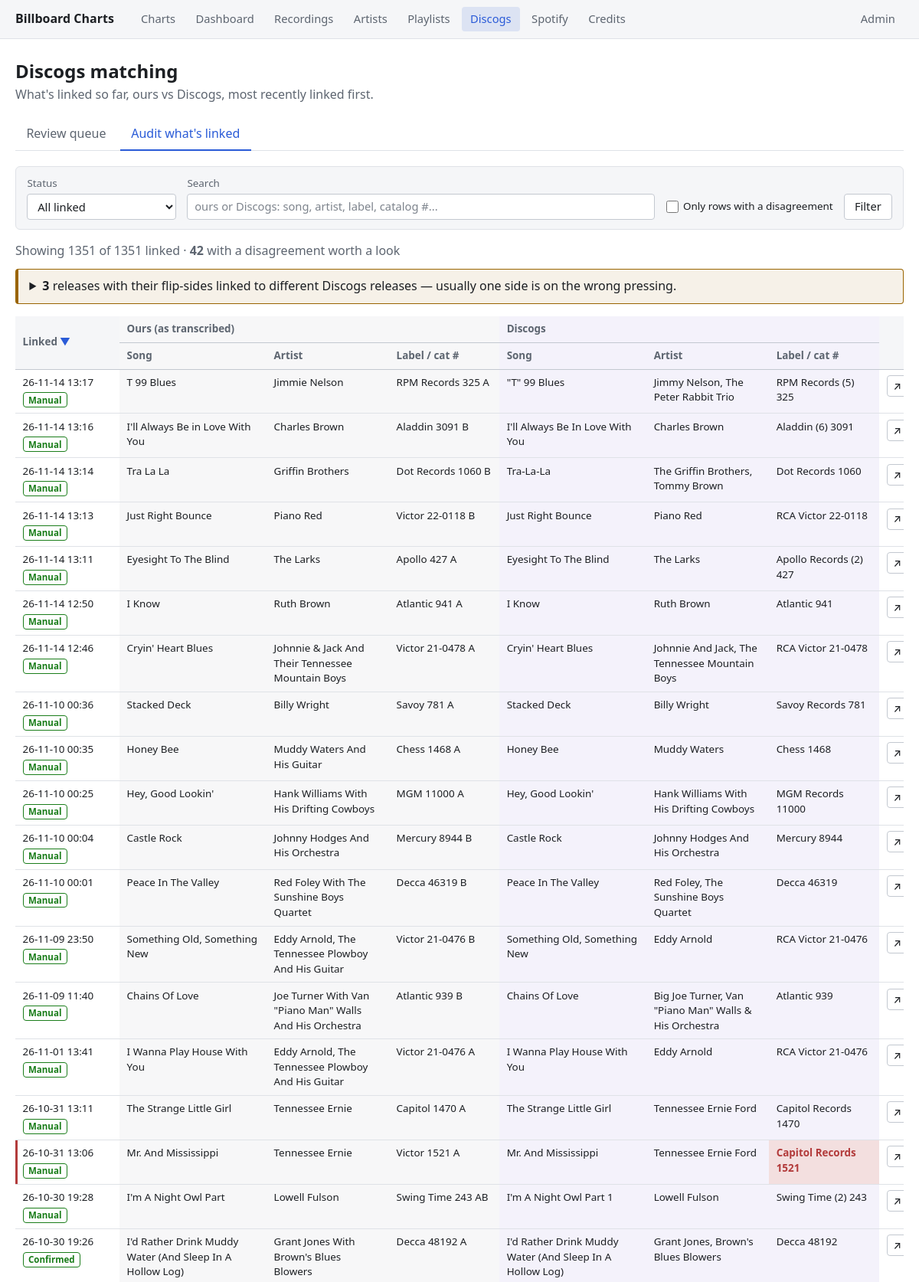
/discogs/audit/ (upper part), run on the app's committed database.
### charts/models.py (models this page shows, shortened)
class DiscogsReferenceMixin:
    @property
    def reference_type(self):
        if self.discogs_release_id:
            return "Release"
        if self.discogs_master_id:
            return "Master"
        return ""
    @property
    def reference_id(self):
        return self.discogs_release_id or self.discogs_master_id
    @property
    def discogs_url(self):
        return discogs_url_for(self.discogs_release_id, self.discogs_master_id)

class DiscogsMatch(DiscogsReferenceMixin, models.Model):
    UNMATCHED = "unmatched"    # never looked up
    SUGGESTED = "suggested"    # candidates fetched, waiting on a human to decide
    CONFIRMED = "confirmed"    # a human picked one of the suggested candidates
    MANUAL = "manual"          # a human typed/pasted a Discogs ID directly
    NO_MATCH = "no_match"      # searched, Discogs returned nothing plausible
    REJECTED = "rejected"      # a human looked at the candidates and said none of them are it
    STATUS_CHOICES = [
        (UNMATCHED, "Not looked up yet"),
        (SUGGESTED, "Suggested -- needs review"),
        (CONFIRMED, "Confirmed"),
        (MANUAL, "Manually entered"),
        (NO_MATCH, "No match found on Discogs"),
        (REJECTED, "Rejected -- none of the suggestions fit"),
    ]
    SETTLED_STATUSES = [CONFIRMED, MANUAL, NO_MATCH, REJECTED]
    EXACT = "exact"      # label AND catalog number both matched (normalized)
    STRONG = "strong"    # catalog number matched exactly, label didn't
    WEAK = "weak"        # only found via the title/artist fallback search
    CONFIDENCE_CHOICES = [(EXACT, "Exact"), (STRONG, "Strong"), (WEAK, "Weak")]
    recording = models.OneToOneField(Recording, on_delete=models.CASCADE, related_name="discogs")
    status = models.CharField(max_length=12, choices=STATUS_CHOICES, default=UNMATCHED)
    confidence = models.CharField(max_length=6, choices=CONFIDENCE_CHOICES, blank=True)
    discogs_release_id = models.PositiveIntegerField(null=True, blank=True)
    discogs_master_id = models.PositiveIntegerField(null=True, blank=True)
    matched_title = models.CharField(max_length=300, blank=True)
    matched_artist = models.CharField(max_length=300, blank=True)
    matched_track_title = models.CharField(max_length=300, blank=True)
    matched_track_artist = models.CharField(max_length=300, blank=True)
    matched_label = models.CharField(max_length=200, blank=True)
    matched_catalog_number = models.CharField(max_length=100, blank=True)
    matched_year = models.PositiveSmallIntegerField(null=True, blank=True)
    matched_country = models.CharField(max_length=100, blank=True)
    matched_format = models.CharField(max_length=200, blank=True)
    genres = models.JSONField(default=list, blank=True)
    styles = models.JSONField(default=list, blank=True)
    songwriters = models.CharField(max_length=500, blank=True)
    producers = models.CharField(max_length=500, blank=True)
    raw_data = models.JSONField(null=True, blank=True)
    note = models.CharField(max_length=500, blank=True)
    searched_at = models.DateTimeField(null=True, blank=True)   # last time candidates were fetched
    linked_at = models.DateTimeField(null=True, blank=True)
    updated_at = models.DateTimeField(auto_now=True)
    class Meta:
        verbose_name_plural = "Discogs matches"
        indexes = [models.Index(fields=["status"])]
    @classmethod
    def needs_detail_q(cls):
        return models.Q(
            status__in=[cls.CONFIRMED, cls.MANUAL],
            raw_data__isnull=True,
            discogs_release_id__isnull=False,
        )
    @property
    def has_track_detail(self):
        return bool(self.matched_track_title or self.matched_track_artist)
    @property
    def display_title(self):
        return self.matched_track_title or self.matched_title
    @property
    def display_artist(self):
        return self.matched_track_artist or self.matched_artist

class Recording(models.Model):
    label = models.ForeignKey(Label, on_delete=models.PROTECT, related_name="recordings")
    catalog_number = models.CharField(max_length=30)  # CharField: numbers like "20-2700" aren't integers
    side = models.CharField(max_length=4, blank=True)
    song = models.ForeignKey(Song, on_delete=models.PROTECT, related_name="recordings")
    credit_text = models.CharField(max_length=300)
    reissue_of = models.ForeignKey(
        "self", null=True, blank=True, on_delete=models.SET_NULL, related_name="reissues"
    )
    class Meta:
        constraints = [
            models.UniqueConstraint(
                fields=["label", "catalog_number", "side"], name="unique_label_catalog_side"
            )
        ]
    @property
    def catalog_display(self):
        return format_catalog(self.label.name, self.catalog_number, self.side)

class Song(models.Model):
    title = models.CharField(max_length=300)
    def __str__(self):
        return self.title

class Label(models.Model):
    name = models.CharField(max_length=100, unique=True)

### charts/views.py (the view)
# urls.py: path("discogs/audit/", views.discogs_audit, name="discogs_audit"),
def discogs_audit(request):
    status = request.GET.get("status", "all")
    q = request.GET.get("q", "").strip()
    only_mismatches = request.GET.get("mismatches") == "1"
    sort = request.GET.get("sort", "linked")
    direction = request.GET.get("dir", "desc")
    if sort not in DISCOGS_AUDIT_SORTS:
        sort = "linked"
    matches = (
        DiscogsMatch.objects
        .filter(status__in=[DiscogsMatch.CONFIRMED, DiscogsMatch.MANUAL])
        .select_related("recording", "recording__song", "recording__label")
    )
    if status in (DiscogsMatch.CONFIRMED, DiscogsMatch.MANUAL):
        matches = matches.filter(status=status)
    if q:
        matches = matches.filter(search_lib.recording_text_q(
            q, prefix="recording__", extra_fields=("matched_track_title", "matched_track_artist"),
        ))
    order_field, _ = DISCOGS_AUDIT_SORTS[sort]
    if direction == "desc":
        order_field = "-" + order_field
    matches = matches.order_by(order_field, "recording__song__title")
    rows = []
    for match in matches:
        recording = match.recording
        catalog_ok = discogs_api.catalog_numbers_agree(
            recording.catalog_number, match.matched_catalog_number
        )
        label_ok = discogs_api.labels_agree(recording.label.name, match.matched_label)
        song_ok = discogs_api.loose_text_match(recording.song.title, match.display_title)
        artist_ok = discogs_api.loose_text_match(recording.credit_text, match.display_artist)
        flags = {
            "catalog": catalog_ok, "label": label_ok,
            "song": song_ok, "artist": artist_ok,
        }
        has_mismatch = not all(flags.values())
        if only_mismatches and not has_mismatch:
            continue
        rows.append({"match": match, "recording": recording, "flags": flags, "has_mismatch": has_mismatch})
    mismatch_count = sum(1 for r in rows if r["has_mismatch"])
    paginator = Paginator(rows, 50)
    page = paginator.get_page(request.GET.get("page"))
    columns = {}
    for key, (_, label) in DISCOGS_AUDIT_SORTS.items():
        is_active = key == sort
        next_dir = "desc" if (is_active and direction == "asc") else "asc"
        params = {
            "status": status if status != "all" else "", "q": q,
            "mismatches": "1" if only_mismatches else "",
            "sort": key, "dir": next_dir,
        }
        columns[key] = {
            "label": label,
            "href": "?" + urlencode({k: v for k, v in params.items() if v}),
            "is_active": is_active,
            "arrow": ("▲" if direction == "asc" else "▼") if is_active else "",
        }
    context = {
        "page": page,
        "columns": columns,
        "status": status,
        "q": q,
        "sort": sort,
        "dir": direction,
        "only_mismatches": only_mismatches,
        "total_linked": DiscogsMatch.objects.filter(
            status__in=[DiscogsMatch.CONFIRMED, DiscogsMatch.MANUAL]
        ).count(),
        "shown_count": len(rows),
        "mismatch_count": mismatch_count,
        "needs_detail_count": DiscogsMatch.objects.filter(DiscogsMatch.needs_detail_q()).count(),
        "split_releases": discogs_workflow.flip_sides_on_different_releases(),
        "base_querystring": urlencode({k: v for k, v in {
            "status": status if status != "all" else "", "q": q,
            "mismatches": "1" if only_mismatches else "",
            "sort": sort, "dir": direction,
        }.items() if v}),
    }
    return render(request, "charts/discogs_audit.html", context)

### charts/discogs.py (called while the page is built)
def normalize_catalog_number(value):
    return re.sub(r"[^A-Z0-9]", "", (value or "").upper())

def normalize_label(value):
    text = (value or "").lower()
    text = re.sub(r"\s*\(\d+\)", "", text)                  # "cadet (2)" -> "cadet"
    text = re.sub(r"[^a-z0-9 ]", "", text).strip()
    text = re.sub(r"\s+(records|recordings|record)$", "", text)
    return re.sub(r"\s+", "", text)

def catalog_numbers_agree(ours, theirs):
    a, b = normalize_catalog_number(ours), normalize_catalog_number(theirs)
    if not a or not b:
        return True   # nothing to compare against isn't a disagreement
    if a == b:
        return True
    digits_a = max(re.findall(r"\d+", a) or [""], key=len)
    digits_b = max(re.findall(r"\d+", b) or [""], key=len)
    if not digits_a or not digits_b:
        return False
    return int(digits_a) == int(digits_b)   # int() drops leading-zero padding

def labels_agree(ours, theirs):
    a, b = normalize_label(ours), normalize_label(theirs)
    if not a or not b:
        return True
    return a == b or a.endswith(b) or b.endswith(a) or a.startswith(b) or b.startswith(a)

def loose_text_match(ours, theirs, threshold=0.5):
    if not (ours or "").strip() or not (theirs or "").strip():
        return True  # nothing cached to compare against isn't a disagreement
    flat_a = re.sub(r"[^a-z0-9]", "", ours.lower())
    flat_b = re.sub(r"[^a-z0-9]", "", theirs.lower())
    if flat_a and flat_b and (flat_a in flat_b or flat_b in flat_a):
        return True
    words_a = set(re.findall(r"[a-z0-9]+", ours.lower()))
    words_b = set(re.findall(r"[a-z0-9]+", theirs.lower()))
    if not words_a or not words_b:
        return True
    shorter = words_a if len(words_a) <= len(words_b) else words_b
    return len(words_a & words_b) / len(shorter) >= threshold

### charts/models.py (called while the page is built)
def format_catalog(label_name, catalog_number, side):
    parts = [label_name, catalog_number]
    if side:
        parts.append(side)
    return " ".join(parts)

def discogs_url_for(release_id, master_id):
    if release_id:
        return f"https://www.discogs.com/release/{release_id}"
    if master_id:
        return f"https://www.discogs.com/master/{master_id}"
    return ""

### charts/templates/charts/discogs_audit.html (shortened to what this page needs)
{% extends "charts/base.html" %}
{% block content %}
    <div class="page-header">
        <div>
            <h1>Discogs matching</h1>
            <p class="subtitle">What's linked so far, ours vs Discogs, most recently linked first.</p>
        </div>
    </div>
    {% include "charts/_discogs_tabs.html" with active="audit" %}
    <form class="filter-bar" method="get" action="{% url 'charts:discogs_audit' %}">
        <label>
            Status
            <select name="status" onchange="this.form.submit()">
                <option value="all" {% if status == "all" %}selected{% endif %}>All linked</option>
            </select>
        </label>
        <label class="search-label">
            Search
            <input type="search" name="q" value="{{ q }}" placeholder="ours or Discogs: song, artist, label, catalog #...">
        </label>
        <label class="check">
            <input type="checkbox" name="mismatches" value="1" {% if only_mismatches %}checked{% endif %} onchange="this.form.submit()">
            Only rows with a disagreement
        </label>
        <button type="submit">Filter</button>
    </form>
    <p class="summary">
        Showing {{ shown_count }} of {{ total_linked }} linked
        &middot; <strong>{{ mismatch_count }}</strong> with a disagreement worth a look
    </p>
    {% if split_releases %}
    <details class="alert alert-warning">
        <summary>
            <strong>{{ split_releases|length }}</strong>
            release{{ split_releases|length|pluralize }} with {{ split_releases|length|pluralize:"its,their" }}
            flip-sides linked to different Discogs releases &mdash; usually one side is on the wrong pressing.
        </summary>
    </details>
    {% endif %}
    <div class="table-wrap">
    <table class="audit-table dense-table">
        <colgroup>
            <col style="width: 8.5rem;">
            <col style="width: 12rem;"><col style="width: 10rem;"><col style="width: 9rem;">
            <col style="width: 12rem;"><col style="width: 10rem;"><col style="width: 9rem;">
            <col style="width: 6.25rem;">
        </colgroup>
        <thead>
            <tr>
                <th rowspan="2"><a class="sort-link" href="{{ columns.linked.href }}">Linked<span class="sort-arrow">{{ columns.linked.arrow }}</span></a></th>
                <th colspan="3" class="side-ours">Ours (as transcribed)</th>
                <th colspan="3" class="side-theirs">Discogs</th>
                <th rowspan="2"></th>
            </tr>
            <tr>
                <th class="side-ours"><a class="sort-link" href="{{ columns.song.href }}">Song</a></th>
                <th class="side-ours"><a class="sort-link" href="{{ columns.artist.href }}">Artist</a></th>
                <th class="side-ours"><a class="sort-link" href="{{ columns.catalog.href }}">Label / cat #</a></th>
                <th class="side-theirs">Song</th>
                <th class="side-theirs">Artist</th>
                <th class="side-theirs">Label / cat #</th>
            </tr>
        </thead>
        <tbody>
            {% for row in page %}
            <tr class="{% if row.has_mismatch %}has-mismatch{% endif %}">
                <td class="linked-at">
                    {{ row.match.linked_at|date:"y-m-d H:i" }}<br>
                    <span class="status-badge status-{{ row.match.status }}">{% if row.match.status == "manual" %}Manual{% else %}{{ row.match.get_status_display }}{% endif %}</span>
                </td>
                <td class="wrap side-ours">{{ row.recording.song.title }}</td>
                <td class="wrap side-ours">{{ row.recording.credit_text }}</td>
                <td class="wrap side-ours">{{ row.recording.catalog_display }}</td>
                <td class="wrap side-theirs {% if not row.flags.song %}mismatch{% endif %} {% if not row.match.has_track_detail %}release-level{% endif %}">
                    {{ row.match.display_title|default:"—" }}
                </td>
                <td class="wrap side-theirs {% if not row.flags.artist %}mismatch{% endif %} {% if not row.match.has_track_detail %}release-level{% endif %}">
                    {{ row.match.display_artist|default:"—" }}
                </td>
                <td class="wrap side-theirs {% if not row.flags.label or not row.flags.catalog %}mismatch{% endif %}">
                    {{ row.match.matched_label|default:"—" }} {{ row.match.matched_catalog_number }}
                </td>
                <td class="audit-actions">
                    <a class="btn btn-sm btn-icon" href="{{ row.match.discogs_url }}" target="_blank" rel="noopener"
                       title="Open {{ row.match.reference_type }} {{ row.match.reference_id }} on discogs.com" aria-label="Open on Discogs">&nearr;</a>
                </td>
            </tr>
            {% empty %}
            <tr><td colspan="8" class="empty-row">Nothing linked matches these filters.</td></tr>
            {% endfor %}
        </tbody>
    </table>
    </div>
{% endblock %}

### data on the page
DiscogsMatch: match.linked_at "26-11-14 13:17", status "Manual", recording.song "T 99 Blues", recording.credit_text "Jimmie Nelson", recording.catalog_display "RPM Records 325 A", match.display_title "\"T\" 99 Blues", match.display_artist "Jimmy Nelson, The Peter Rabbit Trio", match.matched_label "RPM Records (5)", match.matched_catalog_number "325"
DiscogsMatch: match.linked_at "26-11-14 13:16", status "Manual", recording.song "I'll Always Be in Love With You", recording.credit_text "Charles Brown", recording.catalog_display "Aladdin 3091 B", match.display_title "I'll Always Be In Love With You", match.display_artist "Charles Brown", match.matched_label "Aladdin (6)", match.matched_catalog_number "3091"
DiscogsMatch: match.linked_at "26-11-14 13:14", status "Manual", recording.song "Tra La La", recording.credit_text "Griffin Brothers", recording.catalog_display "Dot Records 1060 B", match.display_title "Tra-La-La", match.display_artist "The Griffin Brothers, Tommy Brown", match.matched_label "Dot Records", match.matched_catalog_number "1060"
DiscogsMatch: match.linked_at "26-11-14 13:13", status "Manual", recording.song "Just Right Bounce", recording.credit_text "Piano Red", recording.catalog_display "Victor 22-0118 B", match.display_title "Just Right Bounce", match.display_artist "Piano Red", match.matched_label "RCA Victor", match.matched_catalog_number "22-0118"
DiscogsMatch: match.linked_at "26-11-14 13:11", status "Manual", recording.song "Eyesight To The Blind", recording.credit_text "The Larks", recording.catalog_display "Apollo 427 A", match.display_title "Eyesight To The Blind", match.display_artist "The Larks", match.matched_label "Apollo Records (2)", match.matched_catalog_number "427"
DiscogsMatch: match.linked_at "26-11-14 12:50", status "Manual", recording.song "I Know", recording.credit_text "Ruth Brown", recording.catalog_display "Atlantic 941 A", match.display_title "I Know", match.display_artist "Ruth Brown", match.matched_label "Atlantic", match.matched_catalog_number "941"
DiscogsMatch: match.linked_at "26-11-14 12:46", status "Manual", recording.song "Cryin' Heart Blues", recording.credit_text "Johnnie & Jack And Their Tennessee Mountain Boys", recording.catalog_display "Victor 21-0478 A", match.display_title "Cryin' Heart Blues", match.display_artist "Johnnie And Jack, The Tennessee Mountain Boys", match.matched_label "RCA Victor", match.matched_catalog_number "21-0478"
DiscogsMatch: match.linked_at "26-11-10 00:36", status "Manual", recording.song "Stacked Deck", recording.credit_text "Billy Wright", recording.catalog_display "Savoy 781 A", match.display_title "Stacked Deck", match.display_artist "Billy Wright", match.matched_label "Savoy Records", match.matched_catalog_number "781"
DiscogsMatch: match.linked_at "26-11-10 00:35", status "Manual", recording.song "Honey Bee", recording.credit_text "Muddy Waters And His Guitar", recording.catalog_display "Chess 1468 A", match.display_title "Honey Bee", match.display_artist "Muddy Waters", match.matched_label "Chess", match.matched_catalog_number "1468"
DiscogsMatch: match.linked_at "26-11-10 00:25", status "Manual", recording.song "Hey, Good Lookin'", recording.credit_text "Hank Williams With His Drifting Cowboys", recording.catalog_display "MGM 11000 A", match.display_title "Hey, Good Lookin'", match.display_artist "Hank Williams With His Drifting Cowboys", match.matched_label "MGM Records", match.matched_catalog_number "11000"
DiscogsMatch: match.linked_at "26-11-10 00:04", status "Manual", recording.song "Castle Rock", recording.credit_text "Johnny Hodges And His Orchestra", recording.catalog_display "Mercury 8944 B", match.display_title "Castle Rock", match.display_artist "Johnny Hodges And His Orchestra", match.matched_label "Mercury", match.matched_catalog_number "8944"
DiscogsMatch: match.linked_at "26-11-10 00:01", status "Manual", recording.song "Peace In The Valley", recording.credit_text "Red Foley With The Sunshine Boys Quartet", recording.catalog_display "Decca 46319 B", match.display_title "Peace In The Valley", match.display_artist "Red Foley, The Sunshine Boys Quartet", match.matched_label "Decca", match.matched_catalog_number "46319"
DiscogsMatch: match.linked_at "26-11-09 23:50", status "Manual", recording.song "Something Old, Something New", recording.credit_text "Eddy Arnold, The Tennessee Plowboy And His Guitar", recording.catalog_display "Victor 21-0476 B", match.display_title "Something Old, Something New", match.display_artist "Eddy Arnold", match.matched_label "RCA Victor", match.matched_catalog_number "21-0476"
DiscogsMatch: match.linked_at "26-11-09 11:40", status "Manual", recording.song "Chains Of Love", recording.credit_text "Joe Turner With Van \"Piano Man\" Walls And His Orchestra", recording.catalog_display "Atlantic 939 B", match.display_title "Chains Of Love", match.display_artist "Big Joe Turner, Van \"Piano Man\" Walls & His Orchestra", match.matched_label "Atlantic", match.matched_catalog_number "939"
DiscogsMatch: match.linked_at "26-11-01 13:41", status "Manual", recording.song "I Wanna Play House With You", recording.credit_text "Eddy Arnold, The Tennessee Plowboy And His Guitar", recording.catalog_display "Victor 21-0476 A", match.display_title "I Wanna Play House With You", match.display_artist "Eddy Arnold", match.matched_label "RCA Victor", match.matched_catalog_number "21-0476"
DiscogsMatch: match.linked_at "26-10-31 13:11", status "Manual", recording.song "The Strange Little Girl", recording.credit_text "Tennessee Ernie", recording.catalog_display "Capitol 1470 A", match.display_title "The Strange Little Girl", match.display_artist "Tennessee Ernie Ford", match.matched_label "Capitol Records", match.matched_catalog_number "1470"
DiscogsMatch: match.linked_at "26-10-31 13:06", status "Manual", recording.song "Mr. And Mississippi", recording.credit_text "Tennessee Ernie", recording.catalog_display "Victor 1521 A", match.display_title "Mr. And Mississippi", match.display_artist "Tennessee Ernie Ford", match.matched_label "Capitol Records", match.matched_catalog_number "1521"
DiscogsMatch: match.linked_at "26-10-30 19:28", status "Manual", recording.song "I'm A Night Owl Part", recording.credit_text "Lowell Fulson", recording.catalog_display "Swing Time 243 AB", match.display_title "I'm A Night Owl Part 1", match.display_artist "Lowell Fulson", match.matched_label "Swing Time (2)", match.matched_catalog_number "243"
DiscogsMatch: match.linked_at "26-10-30 19:26", match.status "Confirmed", recording.song "I'd Rather Drink Muddy Water (And Sleep In A Hollow Log)", recording.credit_text "Grant Jones With Brown's Blues Blowers", recording.catalog_display "Decca 48192 A", match.display_title "I'd Rather Drink Muddy Water (And Sleep In A Hollow Log)", match.display_artist "Grant Jones, Brown's Blues Blowers", match.matched_label "Decca", match.matched_catalog_number "48192"

### other printed values
{{ shown_count }} "1351"
{{ total_linked }} "1351"
{{ mismatch_count }} "42"
{{ split_releases|length }} "3"
{{ columns.linked.arrow }} "▼"
